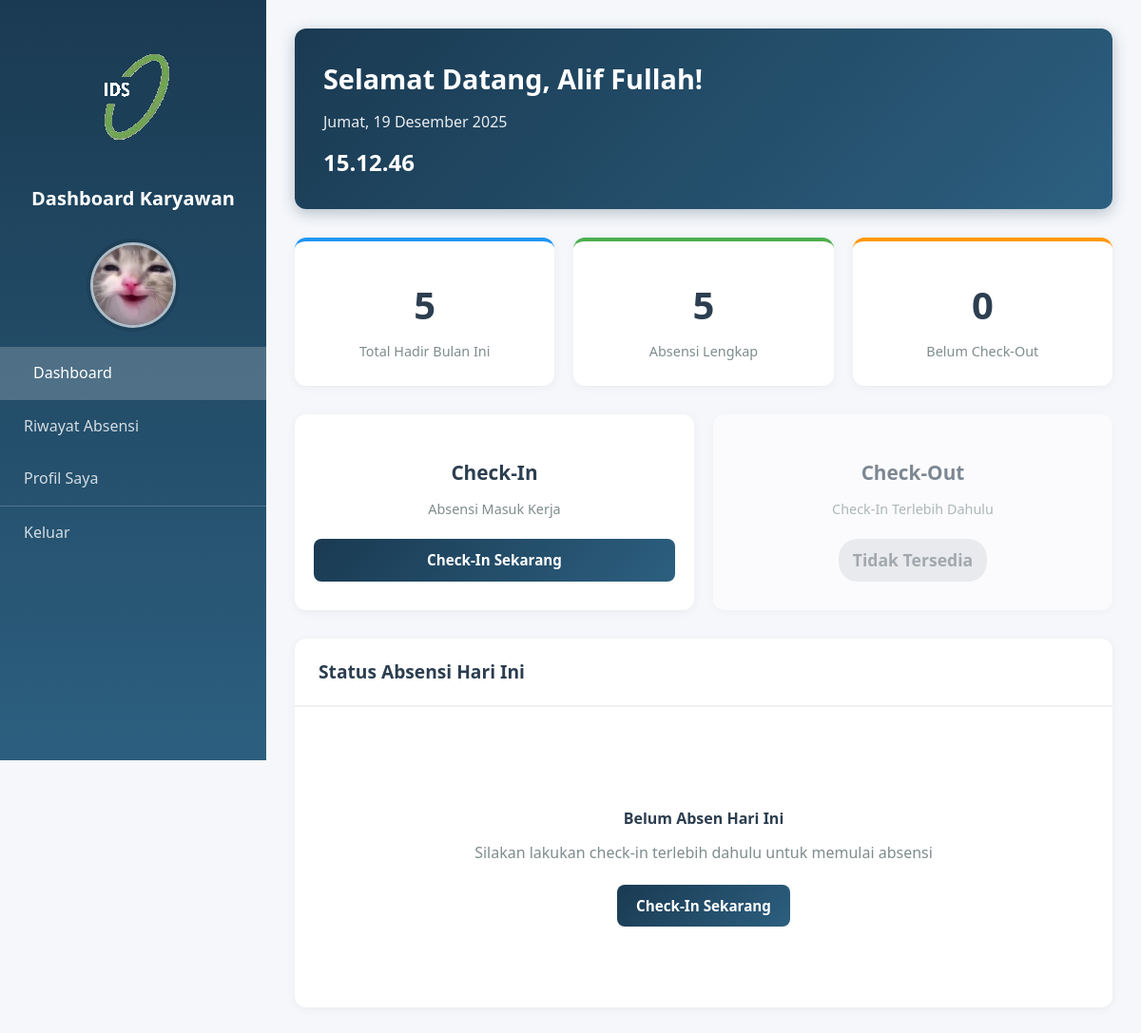
Page /pages/karyawan_dashboard.php (signed in) on the committed database.
### tables this page shows
CREATE TABLE `user` (
  `id_user` int(11) NOT NULL,
  `nama` varchar(100) NOT NULL,
  `username` varchar(50) NOT NULL,
  `password` varchar(255) NOT NULL,
  `role` enum('admin','karyawan') NOT NULL DEFAULT 'karyawan',
  `foto_profil` varchar(255) NOT NULL,
  `tgl_register` timestamp NOT NULL DEFAULT current_timestamp()
);

CREATE TABLE `karyawan` (
  `id_karyawan` int(11) NOT NULL,
  `nip` varchar(20) NOT NULL,
  `id_user` int(11) NOT NULL,
  `nama_lengkap` varchar(100) NOT NULL,
  `jenis_kelamin` enum('Laki-laki','Perempuan') NOT NULL,
  `email` varchar(100) DEFAULT NULL,
  `no_tlp` varchar(15) DEFAULT NULL,
  `tgl_lahir` date DEFAULT NULL,
  `alamat` text DEFAULT NULL,
  `foto` varchar(255) DEFAULT NULL,
  `created_at` timestamp NOT NULL DEFAULT current_timestamp(),
  `updated_at` timestamp NOT NULL DEFAULT current_timestamp() ON UPDATE current_timestamp()
);

### pages/karyawan_dashboard.php (the view, shortened to what this page needs)
<?php
include('../config/koneksi.php');
$id_user = $_SESSION['id_user'];
$user_q = mysqli_query($koneksi, "SELECT nama, username, foto_profil FROM user WHERE id_user='$id_user'");
$user_info = mysqli_fetch_assoc($user_q);
$foto_profil = !empty($user_info['foto_profil']) ? $user_info['foto_profil'] : 'default-profile.png';
?>
<!DOCTYPE html>
<html lang="id">
<head>
    <link rel="stylesheet" href="../assets/css/dashboard.css">
    <link rel="stylesheet" href="../assets/css/dashboard_karyawan.css">
</head>
<body>
    <div class="layout">
        <aside class="sidebar" id="sidebar">
            <div class="sidebar-title">
                <div class="logo-wrapper-admin">
                    <img src="../uploads/logoIDS.png" alt="Logo IDS">
                </div>
                <h3>Dashboard Karyawan</h3>
            </div>
            <div class="profile-section">
                <div class="profile-avatar">
                    <img src="../uploads/<?= htmlspecialchars($foto_profil) ?>" alt="Foto Profil">
                </div>
            </div>
            <nav>
                <a href="?page=dashboard" class="sidebar-link <?= !isset($_GET['page']) || $_GET['page'] == 'dashboard' ? 'active' : '' ?>">
                Dashboard
                </a>
                <a href="?page=riwayat" class="sidebar-link <?= isset($_GET['page']) && $_GET['page'] == 'riwayat' ? 'active' : '' ?>">
                Riwayat Absensi
                </a>
                <a href="?page=profil" class="sidebar-link <?= isset($_GET['page']) && $_GET['page'] == 'profil' ? 'active' : '' ?>">
                Profil Saya
                </a>
                <a href="../logout.php" class="sidebar-link logout">
                Keluar
                </a>
            </nav>
        </aside>
        <main class="content" id="mainContent">
            <?php
            $page = isset($_GET['page']) ? $_GET['page'] : 'dashboard';
            switch($page) {
                default:
                    include('content_dashboard_karyawan.php');
                    break;
            }
            ?>
        </main>
    </div>
</body>
</html>

### pages/content_dashboard_karyawan.php (shortened to what this page needs)
<?php
include('../config/koneksi.php');
$id_user = $_SESSION['id_user'];
$user_query = mysqli_query($koneksi, "SELECT u.nama, u.username, k.nama_lengkap
                                       FROM user u
                                       LEFT JOIN karyawan k ON u.id_user = k.id_user
                                       WHERE u.id_user='$id_user'");
$user_data = mysqli_fetch_assoc($user_query);
$display_name = !empty($user_data['nama_lengkap']) ? $user_data['nama_lengkap'] : $user_data['nama'];
$today = date('Y-m-d');
$check_today = mysqli_query($koneksi, "SELECT * FROM absensi WHERE id_user='$id_user' AND tanggal='$today'");
$absen_today = mysqli_fetch_assoc($check_today);
$bulan_ini = date('Y-m');
$stats_query = mysqli_query($koneksi, "
    SELECT
        COUNT(*) as total_hadir,
        SUM(CASE WHEN jam_keluar IS NOT NULL THEN 1 ELSE 0 END) as lengkap,
        SUM(CASE WHEN jam_keluar IS NULL THEN 1 ELSE 0 END) as belum_pulang
    FROM absensi
    WHERE id_user='$id_user'
    AND DATE_FORMAT(tanggal, '%Y-%m') = '$bulan_ini'
");
$stats = mysqli_fetch_assoc($stats_query);
$sudah_checkin = $absen_today ? true : false;
$sudah_checkout = ($absen_today && !empty($absen_today['jam_keluar'])) ? true : false;
?>
<div class="welcome-banner">
    <h2>Selamat Datang, <?= htmlspecialchars($display_name) ?>!</h2>
    <p class="subtitle" id="currentDate">Loading...</p>
    <div class="current-time" id="currentTime">00:00:00</div>
</div>
<div class="stats-grid">
    <div class="stat-box info">
        <div class="stat-value"><?= $stats['total_hadir'] ?></div>
        <div class="stat-label">Total Hadir Bulan Ini</div>
    </div>
    <div class="stat-box success">
        <div class="stat-value"><?= $stats['lengkap'] ?></div>
        <div class="stat-label">Absensi Lengkap</div>
    </div>
    <div class="stat-box warning">
        <div class="stat-value"><?= $stats['belum_pulang'] ?></div>
        <div class="stat-label">Belum Check-Out</div>
    </div>
</div>
<div class="quick-actions">
    <div class="action-card <?= $sudah_checkin ? 'disabled' : '' ?>">
        <div class="card-body">
            <h4 class="action-title">Check-In</h4>
            <p class="action-desc">Absensi Masuk Kerja</p>
            <?php if(!$sudah_checkin): ?>
                <a href="checkin.php" class="btn btn-primary" style="text-decoration: none; width: 100%;">
                    Check-In Sekarang
                </a>
            <?php endif; ?>
        </div>
    </div>
    <div class="action-card <?= (!$sudah_checkin || $sudah_checkout) ? 'disabled' : '' ?>">
        <div class="card-body">
            <h4 class="action-title">Check-Out</h4>
            <p class="action-desc">
                <?php
                if($sudah_checkout) {
                    echo 'Absensi Pulang Kerja';
                } elseif(!$sudah_checkin) {
                    echo 'Check-In Terlebih Dahulu';
                } else {
                    echo 'Absensi Pulang Kerja';
                }
                ?>
            </p>
            <?php if($sudah_checkin && !$sudah_checkout): ?>
                <a href="checkout.php" class="btn btn-warning" style="text-decoration: none; width: 100%; background: #f39c12;">
                    Check-Out Sekarang
                </a>
            <?php else: ?>
                <div class="action-status status-inactive">
                    Tidak Tersedia
                </div>
            <?php endif; ?>
        </div>
    </div>
</div>
<div class="card" style="margin-bottom: 30px;">
    <div class="card-header">
        <h5>Status Absensi Hari Ini</h5>
    </div>
    <div class="card-body">
        <?php if($absen_today): ?>
            <div class="detail-grid">
                <div class="detail-item detail-card">
                    <label>Jam Masuk</label>
                    <div class="value"><?= $absen_today['jam_masuk'] ?: '-' ?></div>
                </div>
                <div class="detail-item <?= $absen_today['jam_keluar'] ? 'detail-card' : 'warning-card' ?>">
                    <label>Jam Keluar</label>
                    <div class="value"><?= $absen_today['jam_keluar'] ?: 'Belum Check-Out' ?></div>
                </div>
                <div class="detail-item info-card">
                    <label>Status</label>
                    <div class="value">
                        <?php if($absen_today['jam_keluar']): ?>
                            <span class="badge badge-success">Lengkap</span>
                        <?php else: ?>
                            <span class="badge badge-warning">Sedang Bekerja</span>
                        <?php endif; ?>
                    </div>
                </div>
                <?php if($absen_today['keterangan']): ?>
                <div class="detail-item">
                    <label>Keterangan</label>
                    <div class="value" style="font-size: 0.95rem;">
                        <?= htmlspecialchars($absen_today['keterangan']) ?>
                    </div>
                </div>
                <?php endif; ?>
            </div>
            <?php
            if($absen_today['jam_masuk']) {
                $masuk = strtotime($today . ' ' . $absen_today['jam_masuk']);
                if($absen_today['jam_keluar']) {
                    $keluar = strtotime($today . ' ' . $absen_today['jam_keluar']);
                } else {
                    $keluar = time();
                }
                $diff = $keluar - $masuk;
                $jam = floor($diff / 3600);
                $menit = floor(($diff % 3600) / 60);
                $detik = $diff % 60;
            ?>
            <div class="duration-box">
                <div class="duration-label">
                    <?= $absen_today['jam_keluar'] ? 'TOTAL DURASI KERJA' : 'DURASI KERJA SAAT INI' ?>
                </div>
                <div class="duration-value" id="durationDisplay">
                    <?= sprintf('%02d:%02d:%02d', $jam, $menit, $detik) ?>
                </div>
            </div>
            <?php if(!$absen_today['jam_keluar']): ?>
            <script>
                // Live duration counter
                let startTime = new Date('<?= $today ?> <?= $absen_today['jam_masuk'] ?>').getTime();
                setInterval(function() {
                    let now = new Date().getTime();
                    let diff = Math.floor((now - startTime) / 1000);
                    let hours = Math.floor(diff / 3600);
                    let minutes = Math.floor((diff % 3600) / 60);
                    let seconds = diff % 60;
                    document.getElementById('durationDisplay').textContent =
                        String(hours).padStart(2, '0') + ':' +
                        String(minutes).padStart(2, '0') + ':' +
                        String(seconds).padStart(2, '0');
                }, 1000);
            </script>
            <?php endif; ?>
            <?php } ?>
        <?php else: ?>
            <div class="empty-state" style="padding: 60px 20px;">
                <h4 style="margin: 15px 0 10px 0;">Belum Absen Hari Ini</h4>
                <p style="color: #7f8c8d; margin-bottom: 20px;">
                    Silakan lakukan check-in terlebih dahulu untuk memulai absensi
                </p>
                <a href="checkin.php" class="btn btn-primary" style="text-decoration: none;">
                    Check-In Sekarang
                </a>
            </div>
        <?php endif; ?>
    </div>
</div>

### assets/css/dashboard.css (style rules this page uses)
* { margin: 0; padding: 0; box-sizing: border-box; }
:root { --primary-navy: #1a3a52; --primary-orange: #ff6600; --secondary-navy: #2c5f7f; --light-orange: #ff8533; --white: #ffffff; --light-gray: #f5f7fa; --gray: #95a5a6; --dark-gray: #34495e; --text-dark: #2c3e50; --success: #27ae60; --danger: #e74c3c; --warning: #f39c12; --info: #3498db; }
body { font-family: 'Segoe UI', Tahoma, Geneva, Verdana, sans-serif; background: var(--light-gray); color: var(--text-dark); line-height: 1.6; }
.layout { display: flex; min-height: 100vh; }
.sidebar { width: 280px; background: linear-gradient(180deg, var(--primary-navy) 0%, var(--secondary-navy) 100%); color: white; padding: 30px 0; position: fixed; height: 100vh; overflow-y: auto; transition: transform 0.3s ease; z-index: 999; }
.sidebar-title { padding: 0 25px; margin-bottom: 30px; font-size: 1.3rem; font-weight: 700; text-align: center; }
.sidebar nav { display: flex; flex-direction: column; }
.sidebar-link { display: flex; align-items: center; padding: 15px 25px; color: rgba(255, 255, 255, 0.8); text-decoration: none; transition: all 0.3s; gap: 12px; font-weight: 500; }
.sidebar-link:hover, .sidebar-link.active { background: rgba(255, 255, 255, 0.2); color: white; padding-left: 35px; }
.sidebar-link.logout { margin-top: auto; border-top: 1px solid rgba(255, 255, 255, 0.2); }
.content { flex: 1; margin-left: 280px; padding: 30px; transition: margin-left 0.3s ease; }
.card { background: white; border-radius: 12px; box-shadow: 0 2px 10px rgba(0,0,0,0.05); margin-bottom: 30px; }
.card-header { padding: 20px 25px; border-bottom: 2px solid #f0f0f0; }
.card-header h5 { color: #2c3e50; font-size: 1.2rem; font-weight: 700; }
.card-body { padding: 25px; }
.btn { padding: 10px 20px; border: none; border-radius: 8px; cursor: pointer; font-size: 0.95rem; font-weight: 600; transition: all 0.3s; text-decoration: none; display: inline-flex; align-items: center; gap: 8px; justify-content: center; }
.btn-primary { background: linear-gradient(135deg, #1a3a52 0%, #2c5f7f 100%); color: white; }
.empty-state { text-align: center; padding: 60px 20px; }
.empty-state h4 { color: #2c3e50; margin-bottom: 10px; }
.empty-state p { color: #7f8c8d; margin-bottom: 20px; }

### rows in the picture
user: foto_profil (picture)
karyawan: nama_lengkap "Alif Fullah"

### other values in the picture
$stats['total_hadir'] "5"
$stats['lengkap'] "5"
$stats['belum_pulang'] "0"
